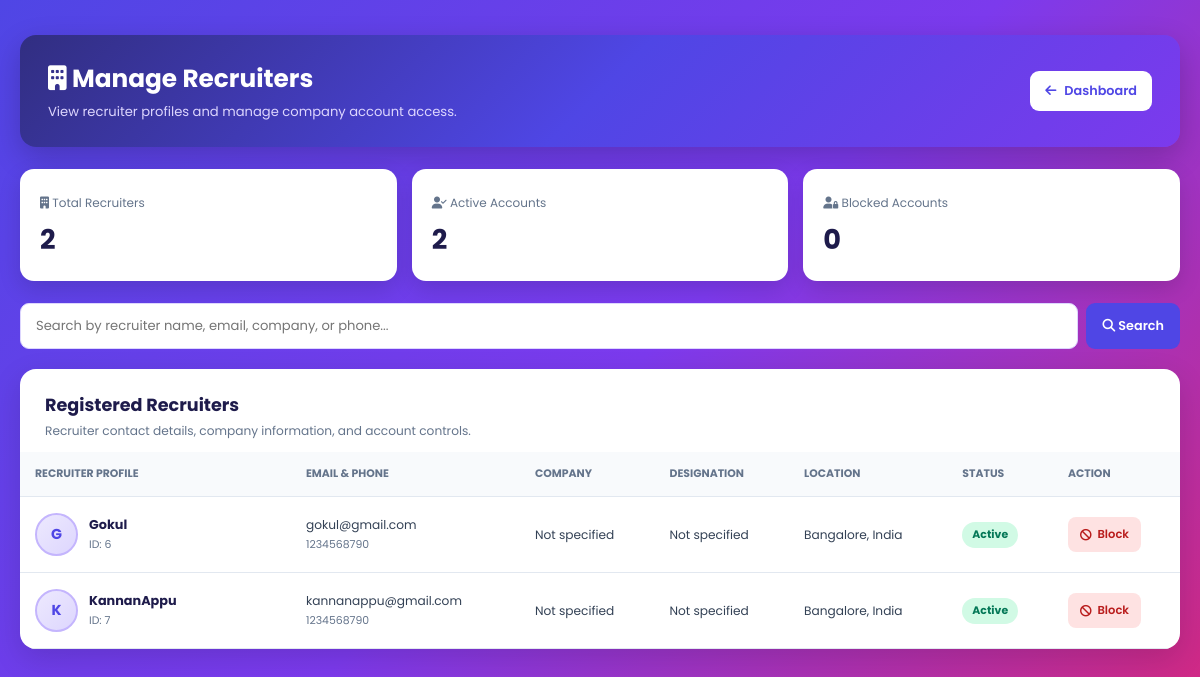
Screenshot of /admin_manage_recruiters/ (signed in) with the database file from the repository.
### app/models.py (models this page shows, shortened)
class RecruiterProfile(models.Model):
    user = models.OneToOneField(User, on_delete=models.CASCADE)
    company = models.CharField(max_length=200)
    phone = models.CharField(max_length=15, blank=True)
    location = models.CharField(max_length=100, blank=True)

### app/views.py (the view, shortened to what this page needs)
# urls.py: path('admin_manage_recruiters/', views.admin_manage_recruiters, name='admin_manage_recruiters'),
@staff_member_required
@require_http_methods(["GET", "POST"])
def admin_manage_recruiters(request):
    query = request.GET.get("q", "").strip()
    recruiters = RecruiterProfile.objects.select_related("user").all()
    recruiters = recruiters.order_by("id")
    all_recruiters = RecruiterProfile.objects.filter(
        user__is_staff=False,
        user__is_superuser=False,
    )
    active_count = all_recruiters.filter(user__is_active=True).count()
    blocked_count = all_recruiters.filter(user__is_active=False).count()
    context = {
        "recruiters": recruiters,
        "active_count": active_count,
        "blocked_count": blocked_count,
        "query": query,
    }
    return render(request, "admin_manage_recruiters.html", context)

### app/templates/admin_manage_recruiters.html (shortened to what this page needs)
<!DOCTYPE html>
<html lang="en">
<head>
    <link rel="stylesheet" href="https://cdnjs.cloudflare.com/ajax/libs/font-awesome/6.4.0/css/all.min.css">
</head>
<body>
<div class="container">
    <header class="header">
        <div>
            <h1>
                <i class="fa-solid fa-building"></i>
                Manage Recruiters
            </h1>
            <p>View recruiter profiles and manage company account access.</p>
        </div>
        <a href="{% url 'admin_dashboard' %}" class="back-btn">
            <i class="fa-solid fa-arrow-left"></i> Dashboard
        </a>
    </header>
    <section class="stats">
        <div class="stat-card">
            <span><i class="fa-solid fa-building"></i> Total Recruiters</span>
            <h2>{{ recruiters|length }}</h2>
        </div>
        <div class="stat-card">
            <span><i class="fa-solid fa-user-check"></i> Active Accounts</span>
            <h2>{{ active_count }}</h2>
        </div>
        <div class="stat-card">
            <span><i class="fa-solid fa-user-lock"></i> Blocked Accounts</span>
            <h2>{{ blocked_count }}</h2>
        </div>
    </section>
    <form method="get" class="search-form">
        <input
            type="search"
            name="q"
            value="{{ query }}"
            placeholder="Search by recruiter name, email, company, or phone..."
            class="search-input"
        >
        <button type="submit" class="search-btn">
            <i class="fa-solid fa-magnifying-glass"></i> Search
        </button>
    </form>
    <section class="table-card">
        <div class="table-heading">
            <h2>Registered Recruiters</h2>
            <p>Recruiter contact details, company information, and account controls.</p>
        </div>
        <div class="table-wrapper">
            <table>
                <thead>
                    <tr>
                        <th>Recruiter Profile</th>
                        <th>Email & Phone</th>
                        <th>Company</th>
                        <th>Designation</th>
                        <th>Location</th>
                        <th>Status</th>
                        <th>Action</th>
                    </tr>
                </thead>
                <tbody>
                {% for recruiter in recruiters %}
                    <tr>
                        <td>
                            <div class="profile">
                                <div class="avatar">
                                    {% if recruiter.user.first_name %}
                                        {{ recruiter.user.first_name|first|upper }}
                                    {% else %}
                                        {{ recruiter.user.username|first|upper }}
                                    {% endif %}
                                </div>
                                <div>
                                    <strong>
                                        {{ recruiter.user.get_full_name|default:recruiter.user.username }}
                                    </strong>
                                    <span class="subtext">
                                        ID: {{ recruiter.id }}
                                    </span>
                                </div>
                            </div>
                        </td>
                        <td>
                            <a class="email-link"
                               href="mailto:{{ recruiter.user.email }}">
                                {{ recruiter.user.email|default:"No email provided" }}
                            </a>
                            <span class="subtext">
                                {{ recruiter.phone|default:"Phone not provided" }}
                            </span>
                        </td>
                        <td>
                            {{ recruiter.company_name|default:"Not specified" }}
                        </td>
                        <td>
                            {{ recruiter.designation|default:"Not specified" }}
                        </td>
                        <td>
                            {{ recruiter.location|default:"Not specified" }}
                        </td>
                        <td>
                            {% if recruiter.user.is_active %}
                                <span class="status status-active">Active</span>
                            {% else %}
                                <span class="status status-blocked">Blocked</span>
                            {% endif %}
                        </td>
                        <td>
                            {% if recruiter.user.is_staff or recruiter.user.is_superuser %}
                                <span>Admin account</span>
                            {% else %}
                                <form method="post"
                                      action="{% url 'admin_manage_recruiters' %}">
                                    {% if recruiter.user.is_active %}
                                        <button type="submit"
                                                class="action-btn block-btn"
                                                onclick="return confirm('Block this recruiter account?');">
                                            <i class="fa-solid fa-ban"></i>
                                            Block
                                        </button>
                                    {% endif %}
                                </form>
                            {% endif %}
                        </td>
                    </tr>
                {% endfor %}
                </tbody>
            </table>
        </div>
    </section>
</div>
</body>
</html>

### app/templates/admin_manage_recruiters.html (style rules this page uses)
* { margin: 0; padding: 0; box-sizing: border-box; }
:root { --primary: #4f46e5; --secondary: #7c3aed; --dark: #1e1b4b; --text: #334155; --muted: #64748b; --border: #e2e8f0; }
body { font-family: 'Poppins', sans-serif; min-height: 100vh; padding: 35px 20px; background: linear-gradient(135deg, #4f46e5, #7c3aed 50%, #db2777); color: var(--text); }
.container { max-width: 1500px; margin: auto; }
.header { display: flex; justify-content: space-between; align-items: center; flex-wrap: wrap; gap: 20px; margin-bottom: 22px; padding: 25px 28px; border-radius: 16px; background: linear-gradient(135deg, #312e81, #4f46e5, #7c3aed); color: white; box-shadow: 0 10px 30px #0003; }
.header h1 { font-size: 1.55rem; margin-bottom: 5px; }
.header p { font-size: .82rem; color: #ddd6fe; }
.back-btn { display: inline-flex; align-items: center; justify-content: center; gap: 8px; padding: 11px 15px; border-radius: 9px; background: white; color: var(--primary); text-decoration: none; font-size: .8rem; font-weight: 600; }
.stats { display: grid; grid-template-columns: repeat(3, minmax(0, 1fr)); gap: 15px; margin-bottom: 22px; }
.stat-card { padding: 20px; background: white; border-radius: 14px; box-shadow: 0 8px 22px #0002; }
.stat-card span { color: var(--muted); font-size: .75rem; }
.stat-card h2 { color: var(--dark); font-size: 1.7rem; margin-top: 5px; }
.search-form { display: flex; gap: 8px; flex-wrap: wrap; margin-bottom: 20px; }
.search-input { flex: 1; min-width: 220px; padding: 12px 15px; border: 1px solid #ddd6fe; border-radius: 9px; outline: none; font: .82rem 'Poppins', sans-serif; }
.search-btn { padding: 11px 16px; background: var(--primary); color: white; border: none; border-radius: 9px; cursor: pointer; font: 600 .8rem 'Poppins', sans-serif; }
.table-card { background: white; border-radius: 16px; overflow: hidden; box-shadow: 0 10px 30px #0002; }
.table-heading { padding: 23px 25px 12px; }
.table-heading h2 { color: var(--dark); font-size: 1.1rem; }
.table-heading p { color: var(--muted); font-size: .76rem; margin-top: 4px; }
.table-wrapper { width: 100%; overflow-x: auto; }
table { width: 100%; min-width: 1050px; border-collapse: collapse; text-align: left; }
th { padding: 14px 15px; background: #f8fafc; border-bottom: 1px solid var(--border); color: var(--muted); font-size: .68rem; text-transform: uppercase; white-space: nowrap; }
td { padding: 16px 15px; border-bottom: 1px solid var(--border); font-size: .76rem; vertical-align: middle; }
.profile { display: flex; align-items: center; gap: 11px; min-width: 190px; }
.avatar { width: 43px; height: 43px; flex-shrink: 0; border-radius: 50%; background: linear-gradient(135deg, #ede9fe, #ddd6fe); border: 2px solid #c4b5fd; color: var(--primary); display: flex; align-items: center; justify-content: center; font-weight: 700; font-size: .9rem; }
.profile strong { display: block; color: var(--dark); font-size: .8rem; }
.subtext { display: block; color: var(--muted); font-size: .68rem; margin-top: 3px; }
.email-link { color: var(--text); text-decoration: none; }
.status { display: inline-block; padding: 5px 10px; border-radius: 20px; font-size: .68rem; font-weight: 700; white-space: nowrap; }
.status-active { color: #047857; background: #d1fae5; }
.action-btn { display: inline-flex; align-items: center; justify-content: center; gap: 6px; border: none; border-radius: 8px; padding: 9px 12px; font: 600 .72rem 'Poppins', sans-serif; cursor: pointer; white-space: nowrap; }
.block-btn { background: #fee2e2; color: #b91c1c; }

### rows the page displays
RecruiterProfile: user.username|first "G", user.get_full_name "Gokul", id "6", user.email "gokul@gmail.com", phone "1234568790", company_name "Not specified", designation "Not specified", location "Bangalore, India", shows "Active", shows "Block"
RecruiterProfile: user.username|first "K", user.get_full_name "KannanAppu", id "7", user.email "kannanappu@gmail.com", phone "1234568790", company_name "Not specified", designation "Not specified", location "Bangalore, India", shows "Active", shows "Block"

### other values shown
{{ recruiters|length }} "2"
{{ active_count }} "2"
{{ blocked_count }} "0"
